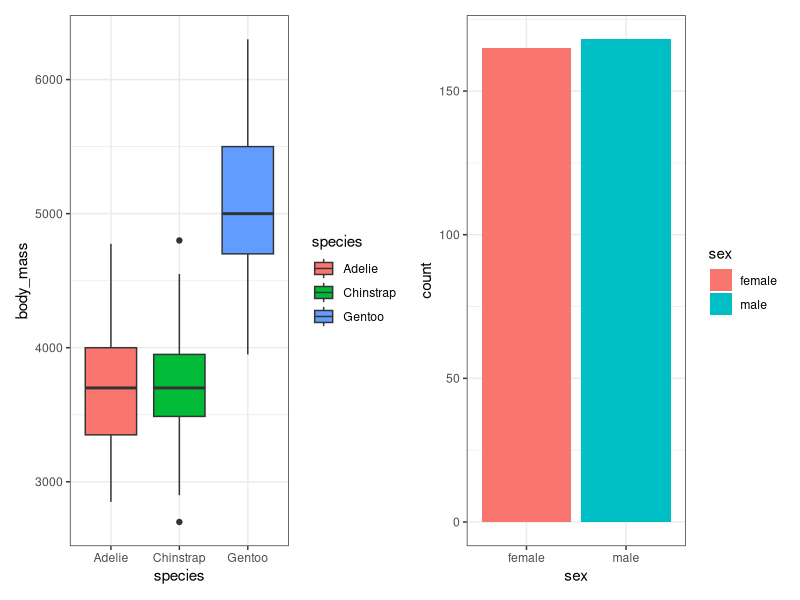
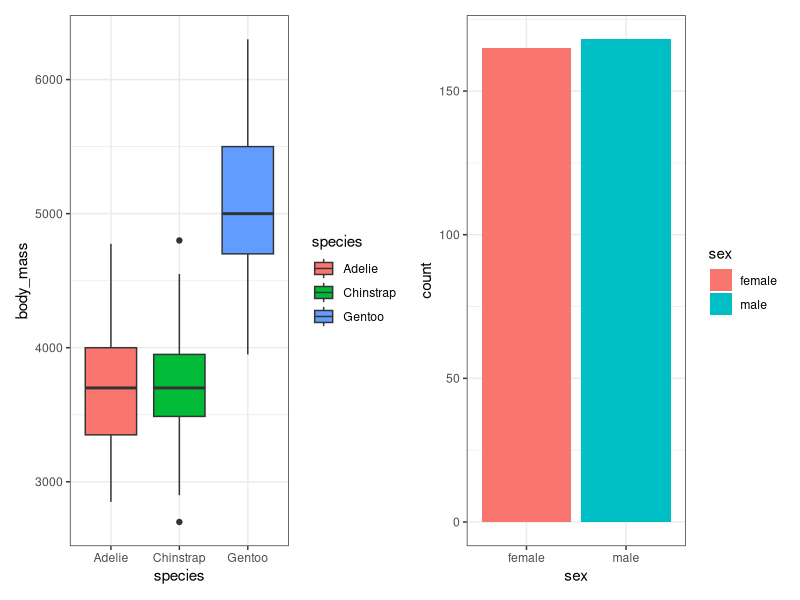
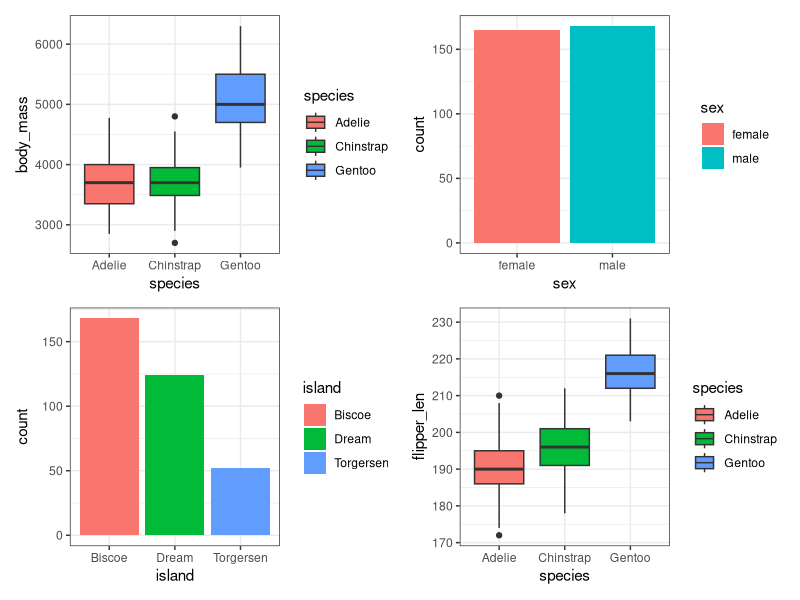
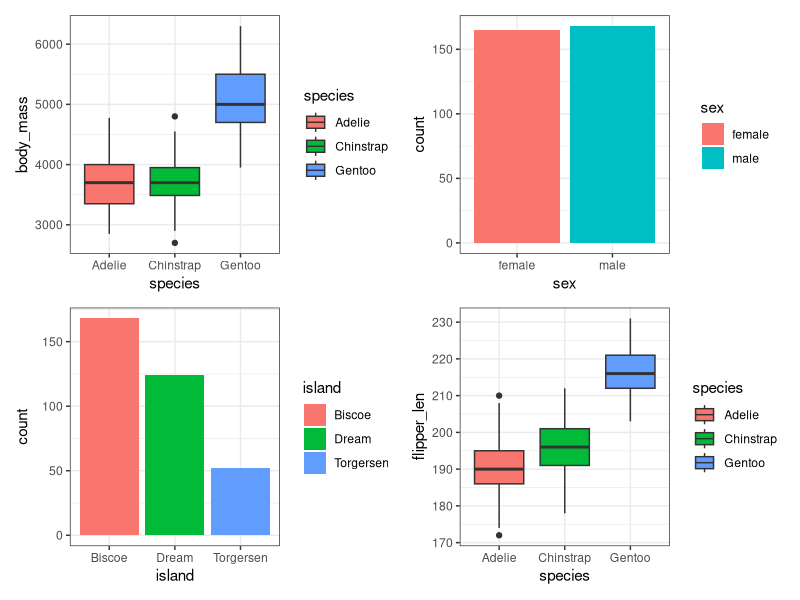
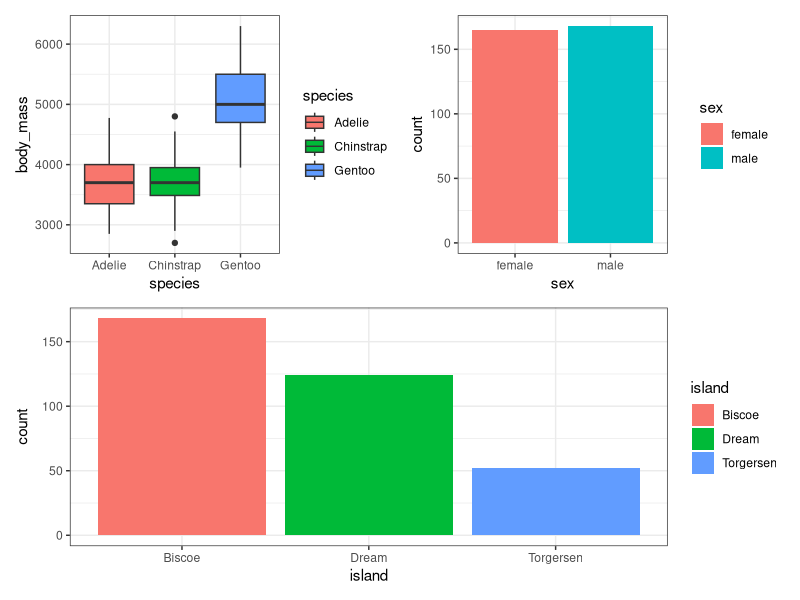
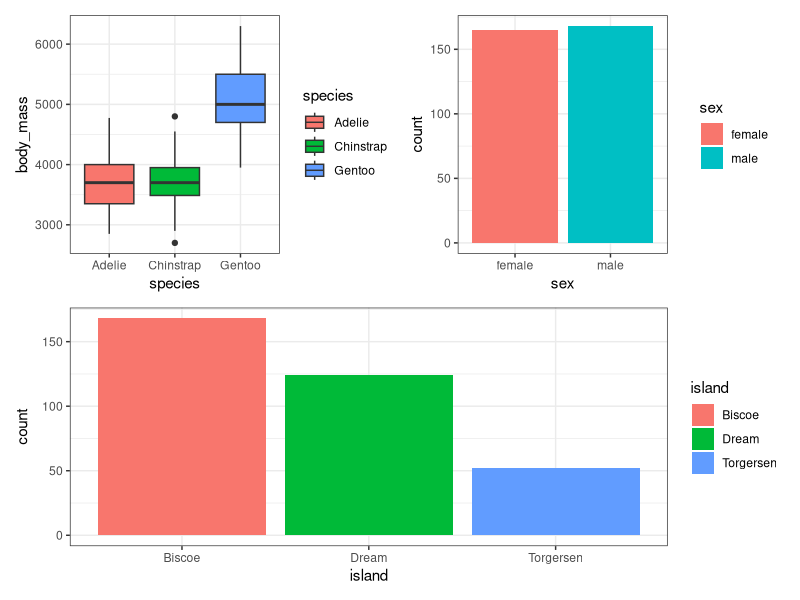
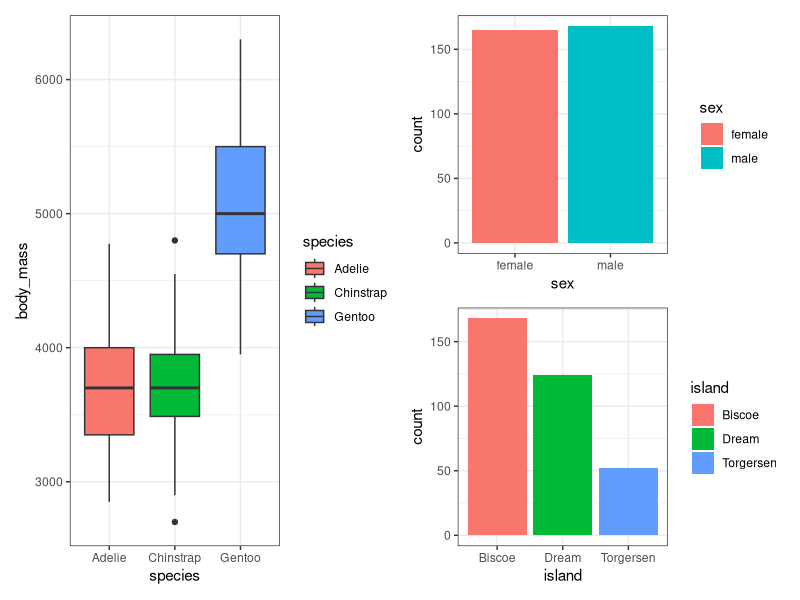
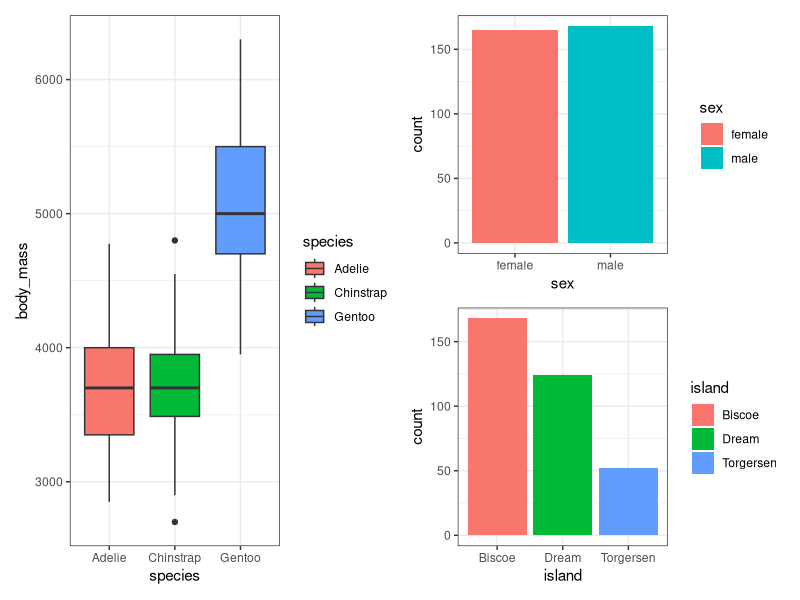

Recreate these plots in R, in order.
## ---- chunk 1
#| include: false
library(tidyverse)
library(ggthemes)
library(patchwork)
## ---- chunk 2
#| echo: true
#| fig-width: 10
#| fig-height: 4.5
#| output: false
#| code-line-numbers: "0|12"

fig1 <- penguins |>
  ggplot(aes(x = species, y = body_mass, fill = species)) +
  geom_boxplot() +
  theme_bw()

fig2 <- penguins |>
  filter(!is.na(sex)) |>
  ggplot(aes(x=sex, fill = sex)) +
  geom_bar() +
  theme_bw()

fig1+fig2
## ---- chunk 3
#| echo: false
fig1+fig2 
## ---- chunk 4
#| echo: false
fig3 <- penguins |>
  ggplot(aes(x=island, fill = island)) +
  geom_bar() +
  theme_bw()


fig4 <- penguins |>
  ggplot(aes(x = species, y = flipper_len, fill = species)) +
  geom_boxplot() +
  theme_bw()
## ---- chunk 5
#| echo: true
#| output: false
#| code-line-numbers: "1"
fig1+fig2+fig3+fig4
## ---- chunk 6
fig1+fig2+fig3+fig4
## ---- chunk 7
#| echo: true
#| fig-width: 10
#| fig-height: 4.5
#| output: false
#| code-line-numbers: "0|7"

(fig1+fig2)/fig3
## ---- chunk 8
(fig1+fig2)/fig3
## ---- chunk 9
#| echo: true
#| fig-width: 10
#| fig-height: 4.5
#| output: false
fig1 | (fig2 / fig3)
## ---- chunk 10
fig1 | (fig2 / fig3)
## ---- chunk 11
#| echo: true
fig1+fig2+fig3
## ---- chunk 12
#| echo: true
fig1+fig2+fig3 + plot_layout(nrow = 2)
## ---- chunk 13
#| echo: true
fig1+fig2+fig3+fig4+ plot_layout(nrow = 2, 
                             byrow = FALSE, 
                             guides = "collect") 
## ---- chunk 14
#| echo: true
fig1 + fig2 + plot_layout(guides = "collect") +
  plot_annotation(title = "Combined Penguin Figures",
                  caption = "Data: palmerpenguins R package",
                  theme = theme(
                    plot.title = element_text(size = 16, face = "bold")))
## ---- chunk 15
#| echo: true
guide_area() + fig1 + fig2 + 
  plot_layout(guides = "collect") 
## ---- chunk 16
#| echo: true
fig1 + theme_classic() + fig2 + theme_dark()
## ---- chunk 17
p1 <- penguins |>
  drop_na() |> # get rid of all NA
  ggplot(aes(x = flipper_len, y = body_mass, color = species)) +
  geom_point(alpha = 0.6, size = 2) +
  geom_smooth(method = "lm", se = FALSE, linewidth = 0.8) +
  labs(x = "Flipper length (mm)", y = "Body mass (g)") +
  theme_minimal() +
  theme(legend.position = "none")

p2 <- penguins |>
  drop_na() |>
  ggplot(aes(x = species, y = bill_len, fill = species)) +
  geom_violin(alpha = 0.7) +
  geom_boxplot(width = 0.1, fill = "white", outlier.shape = NA) + # Makes a little cute box plot in the violin plot
  labs(x = NULL, y = "Bill length (mm)") +
  theme_minimal() 

p3 <- penguins |>
  drop_na() |>
  ggplot(aes(x = bill_len, fill = species)) +
  geom_density(alpha = 0.5) +
  labs(x = "Bill length (mm)", y = "Density", fill = "Species") +
  theme_minimal() +
  theme(legend.position = "none")

p4 <- penguins |>
  drop_na() |>
  ggplot(aes(x = island, fill = species)) +
  geom_bar(position = "fill") +
  labs(x = NULL, y = "Proportion", fill = "Species") +
  scale_y_continuous(labels = scales::percent) + # makes the scale percent :D
  theme_minimal() +
  theme(legend.position = "none")

(p1 | p2) / (p4 | p3) +
  plot_layout(guides = "collect") +
  plot_annotation(
    title = "Penguins: Body Characteristics Across Species",
    caption = "Data: palmerpenguins R package",
    theme = theme(
      plot.title = element_text(size = 16, face = "bold"))
  )
